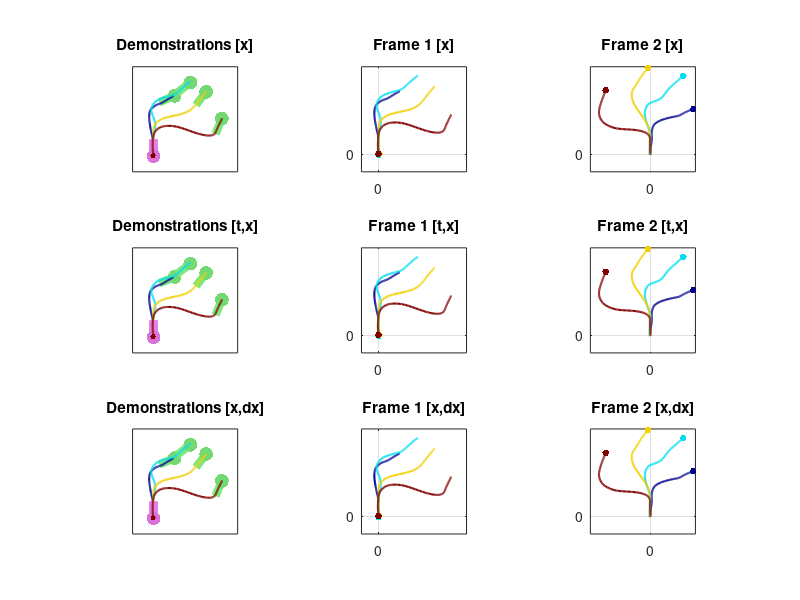

Write the MATLAB code that produced this figure.
%% demo_affineTransform01
% Affine transformations of raw data as pre-processing step to train a task-parameterized model. 

% 
% Copyright (c) 2015 Idiap Research Institute, http://idiap.ch/
% Written by Sylvain Calinon, http://calinon.ch/
% 
% This file is part of PbDlib, http://www.idiap.ch/software/pbdlib/
% 

%% Parameters
%%%%%%%%%%%%%%%%%%%%%%%%%%%%%%%%%%%%%%%%%%%%%%%%%%%%%%%%%%%%%%%%%%%%%%%%%
model.nbFrames = 2; %Number of candidate frames of reference
model.nbVar = 2; %Dimension of the datapoints in the dataset (here: x1,x2)
model.dt = 0.01; %Time step
nbData = 200; %Number of datapoints in a trajectory


%% Load 3rd order tensor data (for [x] encoding)
%%%%%%%%%%%%%%%%%%%%%%%%%%%%%%%%%%%%%%%%%%%%%%%%%%%%%%%%%%%%%%%%%%%%%%%%%
disp('Load 3rd order tensor data...');
% The MAT file contains a structure 's' with the multiple demonstrations. 's(n).Data' is a matrix data for
% sample n (with 's(n).nbData' datapoints). 's(n).p(m).b' and 's(n).p(m).A' contain the position and
% orientation of the m-th candidate coordinate system for this demonstration. 'Data' contains the observations
% in the different frames. It is a 3rd order tensor of dimension D x P x N, with D=2 the dimension of a
% datapoint, P=2 the number of candidate frames, and N=TM the number of datapoints in a trajectory (T=200)
% multiplied by the number of demonstrations (M=5).
load('Data/pbdlib_Data01.mat');


%% Task parameters and observed data for [t,x] encoding
%%%%%%%%%%%%%%%%%%%%%%%%%%%%%%%%%%%%%%%%%%%%%%%%%%%%%%%%%%%%%%%%%%%%%%%%%
model2.nbVar = 3; %Dimension of the datapoints in the dataset (here: t,x1,x2)
%Create 3rd order tensor data and task parameters for [t,x]
Data2 = zeros(model2.nbVar, model.nbFrames, nbSamples*nbData);
for n=1:nbSamples
	%size(s(n).Data)
	for m=1:model.nbFrames
		s2(n).p(m).b = [0; s(n).p(m).b];
		s2(n).p(m).A = eye(model2.nbVar);
		s2(n).p(m).A(2:end,2:end) = s(n).p(m).A;
		Data2(:,m,(n-1)*nbData+1:n*nbData) = s2(n).p(m).A \ (s(n).Data0 - repmat(s2(n).p(m).b, 1, nbData));
	end
end


%% Task parameters and observed data for [x,dx] encoding
%%%%%%%%%%%%%%%%%%%%%%%%%%%%%%%%%%%%%%%%%%%%%%%%%%%%%%%%%%%%%%%%%%%%%%%%%
model3.nbVarPos = 2; %Dimension of position data (here: x1,x2)
model3.nbDeriv = 2; %Number of static&dynamic features (D=2 for [x,dx], D=3 for [x,dx,ddx], etc.)
model3.nbVar = model3.nbVarPos * model3.nbDeriv; %Dimension of state vector
%Create transformation matrix to compute derivatives
D = (diag(ones(1,nbData-1),-1)-eye(nbData)) / model.dt;
D(end,end) = 0;
%Create 3rd order tensor data and task parameters for [x,dx]
Data3 = zeros(model3.nbVar, model.nbFrames, nbSamples*nbData);
for n=1:nbSamples
	s3(n).Data = zeros(model3.nbVar, model.nbFrames, nbData);
	s3(n).Data0 = s(n).Data0(2:end,:); %Remove time
	DataTmp = s3(n).Data0;
	for k=1:model3.nbDeriv-1
		DataTmp = [DataTmp; s3(n).Data0*D^k]; %Compute derivatives
	end
	for m=1:model.nbFrames
		s3(n).p(m).b = [s(n).p(m).b; zeros((model3.nbDeriv-1)*model3.nbVarPos,1)];
		s3(n).p(m).A = kron(eye(model3.nbDeriv), s(n).p(m).A);
		s3(n).Data(:,m,:) = s3(n).p(m).A \ (DataTmp - repmat(s3(n).p(m).b, 1, nbData));
		Data3(:,m,(n-1)*nbData+1:n*nbData) = s3(n).Data(:,m,:);
	end
end


%% Plots
%%%%%%%%%%%%%%%%%%%%%%%%%%%%%%%%%%%%%%%%%%%%%%%%%%%%%%%%%%%%%%%%%%%%%%%%%
figure('position',[10,10,1000,700]);
xx = round(linspace(1,64,nbSamples));
clrmap = colormap('jet');
clrmap = min(clrmap(xx,:),.95);
limAxes = [-1.2 0.8 -1.1 0.9];
colPegs = [[.9,.5,.9];[.5,.9,.5]];

%DEMOS1
subplot(3,model.nbFrames+1,1); hold on; box on; title('Demonstrations [x]');
for n=1:nbSamples
	%Plot frames
	for m=1:model.nbFrames
		plot([s(n).p(m).b(1) s(n).p(m).b(1)+s(n).p(m).A(1,2)], [s(n).p(m).b(2) s(n).p(m).b(2)+s(n).p(m).A(2,2)], '-','linewidth',6,'color',colPegs(m,:));
		plot(s(n).p(m).b(1), s(n).p(m).b(2),'.','markersize',30,'color',colPegs(m,:)-[.05,.05,.05]);
	end
	%Plot trajectories
	plot(s(n).Data0(2,1), s(n).Data0(3,1),'.','markersize',12,'color',clrmap(n,:));
	plot(s(n).Data0(2,:), s(n).Data0(3,:),'-','linewidth',1.5,'color',clrmap(n,:));
end
axis(limAxes); axis square; set(gca,'xtick',[],'ytick',[]);

%DEMOS2
subplot(3,model.nbFrames+1,4); hold on; box on; title('Demonstrations [t,x]');
for n=1:nbSamples
	%Plot frames
	for m=1:model.nbFrames
		plot([s2(n).p(m).b(2) s2(n).p(m).b(2)+s2(n).p(m).A(2,3)], [s2(n).p(m).b(3) s2(n).p(m).b(3)+s2(n).p(m).A(3,3)], '-','linewidth',6,'color',colPegs(m,:));
		plot(s2(n).p(m).b(2), s2(n).p(m).b(3),'.','markersize',30,'color',colPegs(m,:)-[.05,.05,.05]);
	end
	%Plot trajectories
	plot(s(n).Data0(2,1), s(n).Data0(3,1),'.','markersize',12,'color',clrmap(n,:));
	plot(s(n).Data0(2,:), s(n).Data0(3,:),'-','linewidth',1.5,'color',clrmap(n,:));
end
axis(limAxes); axis square; set(gca,'xtick',[],'ytick',[]);

%DEMOS3
subplot(3,model.nbFrames+1,7); hold on; box on; title('Demonstrations [x,dx]');
for n=1:nbSamples
	%Plot frames
	for m=1:model.nbFrames
		plot([s3(n).p(m).b(1) s3(n).p(m).b(1)+s3(n).p(m).A(1,2)], [s3(n).p(m).b(2) s3(n).p(m).b(2)+s3(n).p(m).A(2,2)], '-','linewidth',6,'color',colPegs(m,:));
		plot(s3(n).p(m).b(1), s3(n).p(m).b(2),'.','markersize',30,'color',colPegs(m,:)-[.05,.05,.05]);
	end
	%Plot trajectories
	plot(s(n).Data0(2,1), s(n).Data0(3,1),'.','markersize',12,'color',clrmap(n,:));
	plot(s(n).Data0(2,:), s(n).Data0(3,:),'-','linewidth',1.5,'color',clrmap(n,:));
end
axis(limAxes); axis square; set(gca,'xtick',[],'ytick',[]);

%FRAMES
for m=1:model.nbFrames
	subplot(3,model.nbFrames+1,1+m); hold on; grid on; box on; title(['Frame ' num2str(m) ' [x]']);
	for n=1:nbSamples
		plot(squeeze(Data(1,m,(n-1)*s(1).nbData+1)), ...
			squeeze(Data(2,m,(n-1)*s(1).nbData+1)), '.','markersize',15,'color',clrmap(n,:));
		plot(squeeze(Data(1,m,(n-1)*s(1).nbData+1:n*s(1).nbData)), ...
			squeeze(Data(2,m,(n-1)*s(1).nbData+1:n*s(1).nbData)), '-','linewidth',1.5,'color',clrmap(n,:));
	end
	axis square; set(gca,'xtick',[0],'ytick',[0]);
end

%FRAMES2
for m=1:model.nbFrames
	subplot(3,model.nbFrames+1,4+m); hold on; grid on; box on; title(['Frame ' num2str(m) ' [t,x]']);
	for n=1:nbSamples
		plot(squeeze(Data2(2,m,(n-1)*s(1).nbData+1)), ...
			squeeze(Data2(3,m,(n-1)*s(1).nbData+1)), '.','markersize',15,'color',clrmap(n,:));
		plot(squeeze(Data2(2,m,(n-1)*s(1).nbData+1:n*s(1).nbData)), ...
			squeeze(Data2(3,m,(n-1)*s(1).nbData+1:n*s(1).nbData)), '-','linewidth',1.5,'color',clrmap(n,:));
	end
	axis square; set(gca,'xtick',[0],'ytick',[0]);
end

%FRAMES3
for m=1:model.nbFrames
	subplot(3,model.nbFrames+1,7+m); hold on; grid on; box on; title(['Frame ' num2str(m) ' [x,dx]']);
	for n=1:nbSamples
		plot(squeeze(Data3(1,m,(n-1)*s(1).nbData+1)), ...
			squeeze(Data3(2,m,(n-1)*s(1).nbData+1)), '.','markersize',15,'color',clrmap(n,:));
		plot(squeeze(Data3(1,m,(n-1)*s(1).nbData+1:n*s(1).nbData)), ...
			squeeze(Data3(2,m,(n-1)*s(1).nbData+1:n*s(1).nbData)), '-','linewidth',1.5,'color',clrmap(n,:));
	end
	axis square; set(gca,'xtick',[0],'ytick',[0]);
end

%print('-dpng','graphs/demo_affineTransform01.png');
%pause;
%close all;
